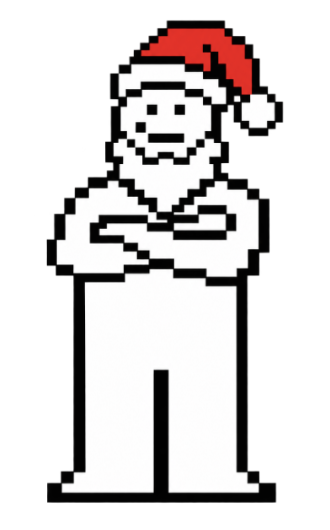
#> input picture art/reference/mascot.png, 330 x 530 px, found by its file name
$ python gen_avatar.py
#> lines starting #> are read from the running program, lines starting #| are printed output that depends on the picture
"""Аватарки бота 640x640 из спрайта маскота.
Запуск: python gen_avatar.py   ->  avatar.png (крупный план), avatar-full.png (в полный рост)
"""
import random
from pathlib import Path
from PIL import Image, ImageDraw

HERE = Path(__file__).parent
MASCOT = HERE.parent / "web" / "assets" / "mascot.png"
STAR = ["...y...", "...y...", "yyywyyy", "...y...", "...y..."]


def background(S, P, seed, stars):
    bg = Image.new("RGBA", (S, S), (226, 236, 248, 255))
    d = ImageDraw.Draw(bg)
    random.seed(seed)
    for _ in range(75):
        x, y = random.randrange(0, S // P) * P, random.randrange(0, S // P) * P
        d.rectangle([x, y, x + P - 1, y + P - 1], fill=random.choice([(255, 255, 255, 255), (196, 213, 234, 255)]))
    for ox, oy, col in stars:
        for j, row in enumerate(STAR):
            for i, ch in enumerate(row):
                if ch != ".":
                    d.rectangle([ox + i * P, oy + j * P, ox + i * P + P - 1, oy + j * P + P - 1],
                                fill=(255, 255, 255, 255) if ch == "w" else col)
    return bg


S = 640
m = Image.open(MASCOT)
#> m is the input picture: PIL image 330x530 RGBA; mean R, G, B, A 218.6, 215.3, 215.2, 255

bust = background(S, 8, 11, [(70, 120, (245, 195, 59, 255)), (520, 90, (245, 195, 59, 255)),
                             (40, 330, (224, 45, 45, 255)), (555, 300, (79, 143, 240, 255))])
#> in background, `bg = Image.new("RGBA", (S, S), (226, 236, 248, 255))`:
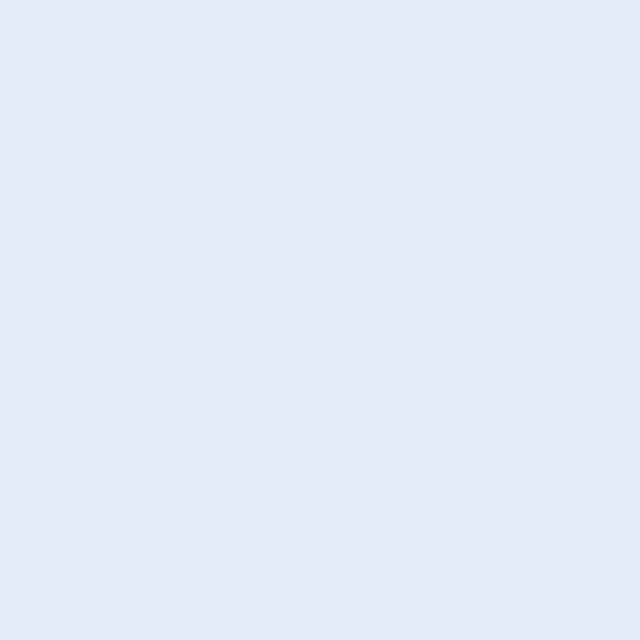
#> bg: PIL image 640x640 RGBA; mean R, G, B, A 226, 236, 248, 255
b = m.crop((0, 0, 37, 44))
#> b: PIL image 37x44 RGBA; every value is 255
b = b.resize((b.width * 13, b.height * 13), Image.NEAREST)
#> b: PIL image 481x572 RGBA; every value is 255
bust.alpha_composite(b, ((S - b.width) // 2 - 6, S - b.height + 20))
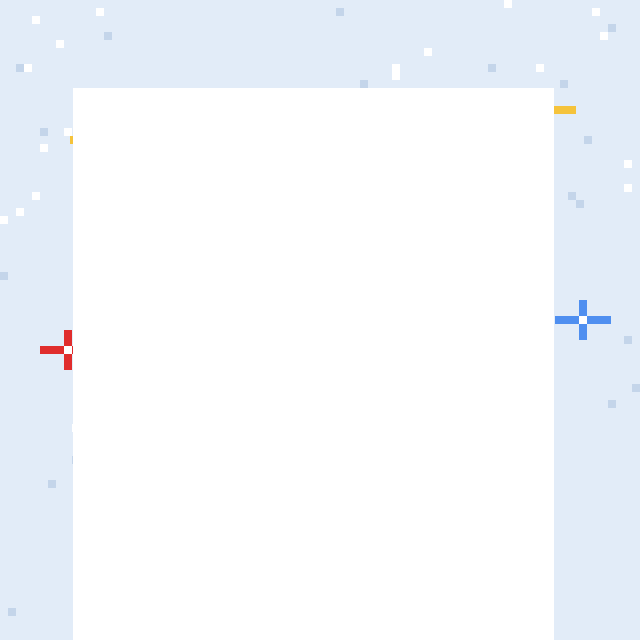
#> bust: PIL image 640x640 RGBA; mean R, G, B, A 244.6, 247.9, 252.2, 255
bust.convert("RGB").save(HERE / "avatar.png")

full = background(S, 7, 5, [(95, 150, (245, 195, 59, 255)), (490, 120, (245, 195, 59, 255)),
                            (500, 330, (79, 143, 240, 255)), (70, 360, (224, 45, 45, 255))])
#> the loop in background (call 2), `for _ in range(75):` made 75 passes
#> (x, y) on passes 1 to 12: (553, 224), (616, 581), (413, 217), (140, 98), (420, 217), (483, 91), (7, 189), (245, 161), (140, 63), (553, 553), (112, 112), (0, 182)
f = m.resize((m.width * 7, m.height * 7), Image.NEAREST)
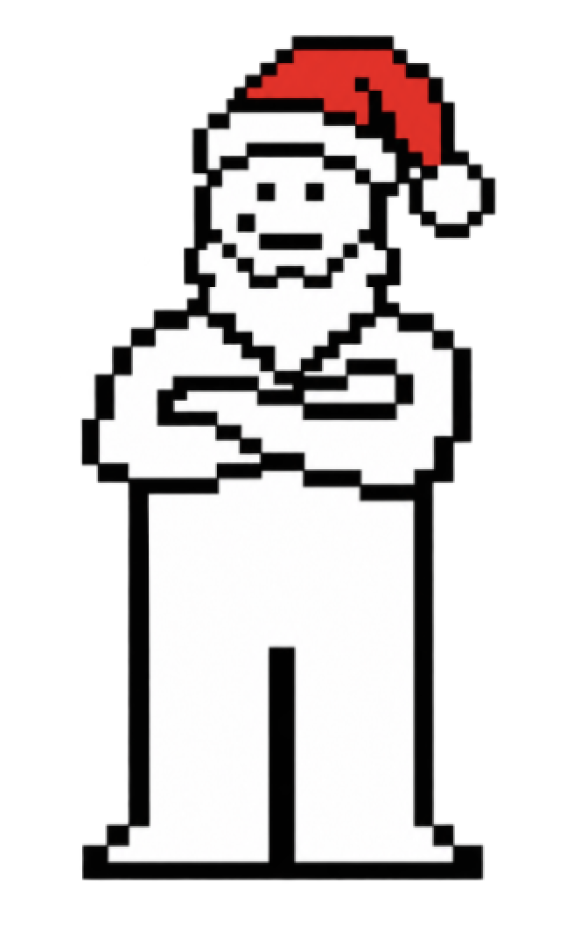
#> f: PIL image 2310x3710 RGBA (shown at 1/4 size); mean R, G, B, A 218.6, 215.3, 215.2, 255
full.alpha_composite(f, ((S - f.width) // 2, (S - f.height) // 2 + 20))
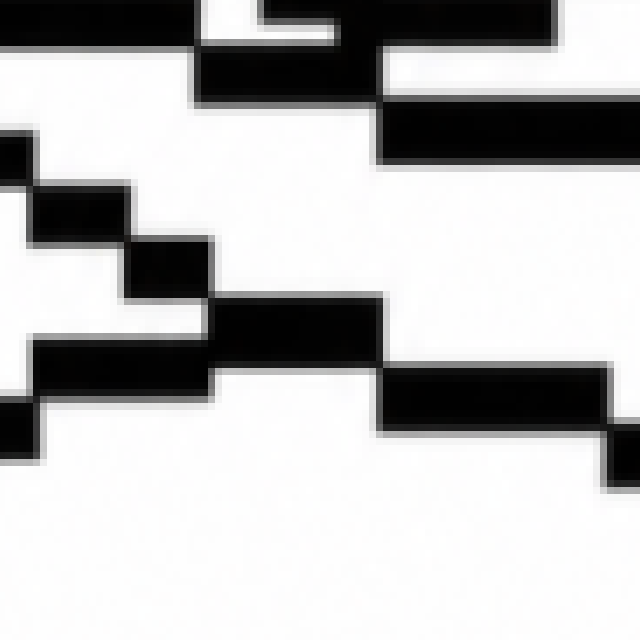
#> full: PIL image 640x640 RGBA; mean R, G, B, A 186.3, 186.1, 186.2, 255
full.convert("RGB").save(HERE / "avatar-full.png")
print("ok")

$ run again, with art/reference/boxes-examples.png copied over art/reference/mascot.png
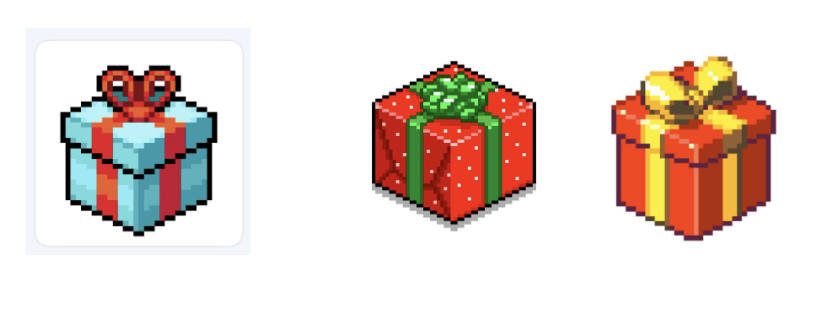
#> input picture art/reference/boxes-examples.png, 824 x 318 px, found by its file name
#> m is the input picture: PIL image 824x318 RGBA; mean R, G, B, A 230.4, 216.8, 210, 255
#> `b = m.crop((0, 0, 37, 44))`:
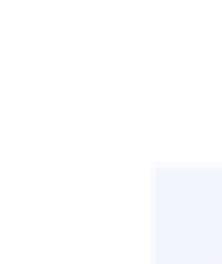
#> b: PIL image 37x44 RGBA (shown 6 times larger); mean R, G, B, A 253.6, 253.8, 254.8, 255
#> the loop in background (call 2), `for _ in range(75):` made 75 passes
#> (x, y) on passes 1 to 8: (553, 224), (616, 581), (413, 217), (140, 98), (420, 217), (483, 91), (7, 189), (245, 161)
#> `full.alpha_composite(f, ((S - f.width) // 2, (S - f.height) // 2 + 20))`:
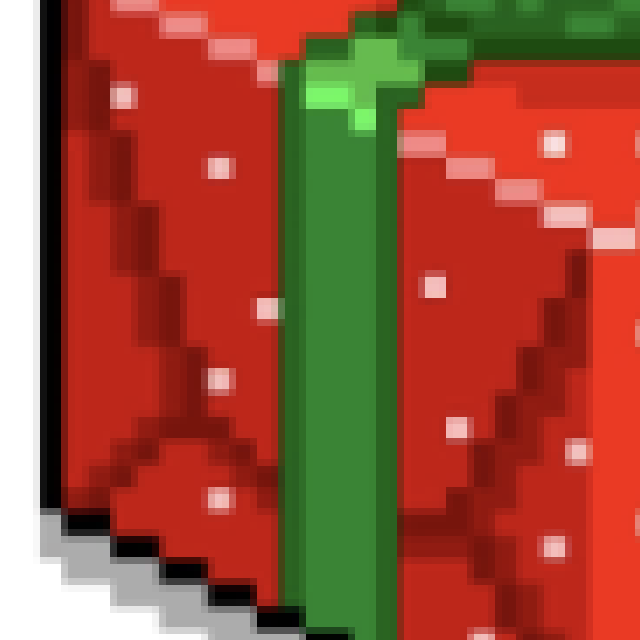
#> full: PIL image 640x640 RGBA; mean R, G, B, A 155.3, 79.5, 55.1, 255

$ run again, with art/reference/decor-cinnamon.png copied over art/reference/mascot.png
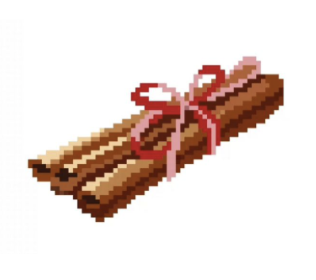
#> input picture art/reference/decor-cinnamon.png, 316 x 280 px, found by its file name
#> m is the input picture: PIL image 316x280 RGBA; mean R, G, B, A 233.4, 220.1, 215, 255
#> the loop in background (call 2), `for _ in range(75):` made 75 passes
#> (x, y) on passes 1 to 8: (553, 224), (616, 581), (413, 217), (140, 98), (420, 217), (483, 91), (7, 189), (245, 161)
#> `full.alpha_composite(f, ((S - f.width) // 2, (S - f.height) // 2 + 20))`:
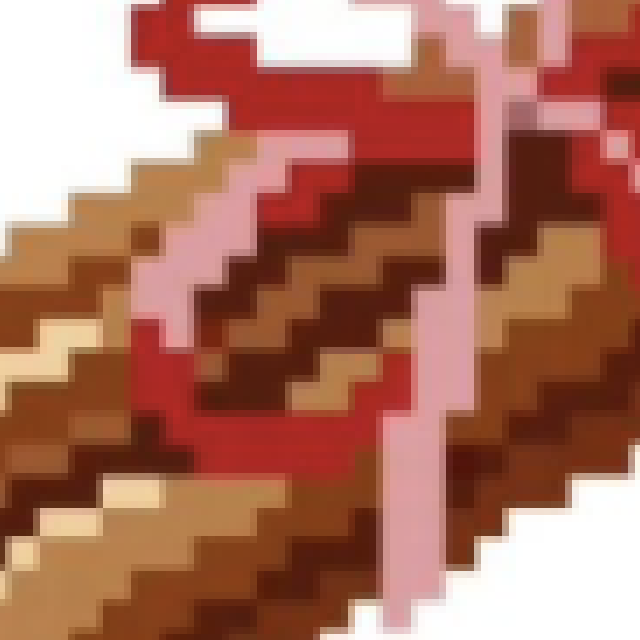
#> full: PIL image 640x640 RGBA; mean R, G, B, A 172.8, 114.6, 96.2, 255

$ run again, with art/reference/decor-garland-bells.png copied over art/reference/mascot.png
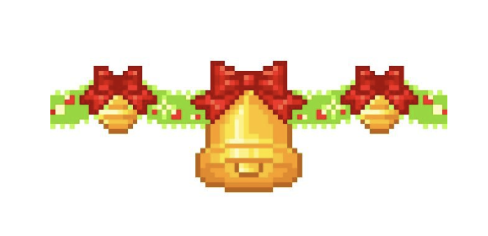
#> input picture art/reference/decor-garland-bells.png, 488 x 236 px, found by its file name
#> m is the input picture: PIL image 488x236 RGBA; mean R, G, B, A 242.6, 230.1, 213.3, 255
#> the loop in background (call 2), `for _ in range(75):` made 75 passes
#> (x, y) on passes 1 to 8: (553, 224), (616, 581), (413, 217), (140, 98), (420, 217), (483, 91), (7, 189), (245, 161)
#> `full.alpha_composite(f, ((S - f.width) // 2, (S - f.height) // 2 + 20))`:
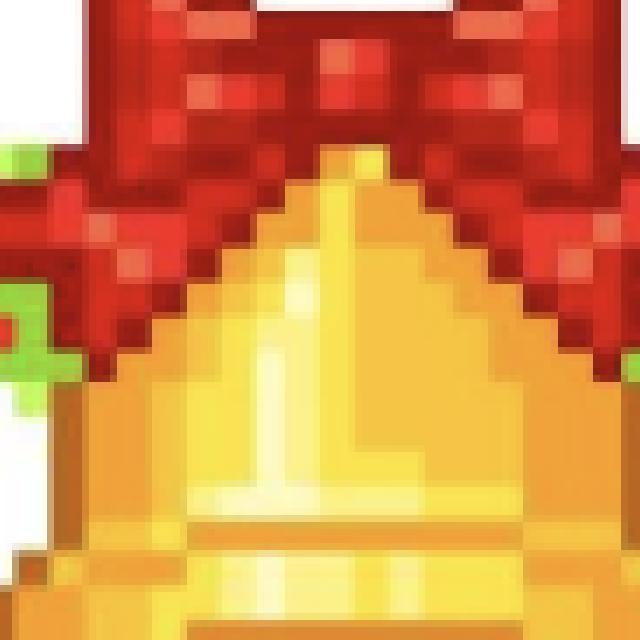
#> full: PIL image 640x640 RGBA; mean R, G, B, A 217.8, 140.3, 71.4, 255
